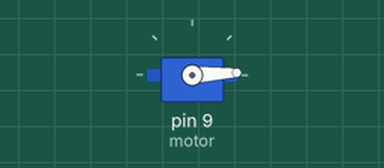
Recording of a sketch running on a simulated Arduino Uno, built with avr-gcc and run on an emulated ATmega328P. On the bench: servo.

Above: at 0.05 s.
At 0.9 s:
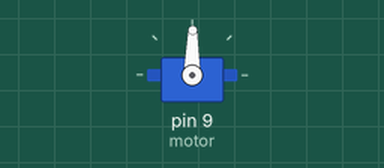
At 1.75 s:
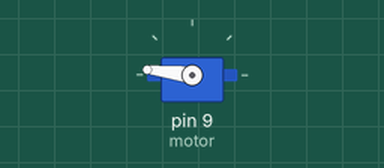
At 3.45 s:
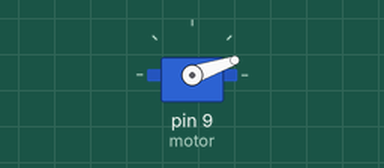
Timing chart, 0 to 8.3 s (numbered marks = the images above):
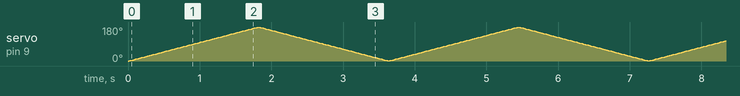

The sketch:

Servo.ino
```cpp
#include<Servo.h>

Servo motor;
int p=0;

void setup() {
 motor.attach(9);
 motor.write(180);
}

void loop() {
  for (p=0;p<180;p++){
    motor.write(p);
    delay(10);
  }

  for (p=180;p>0;p--){
    motor.write(p);
    delay(10);
  }

}
```
